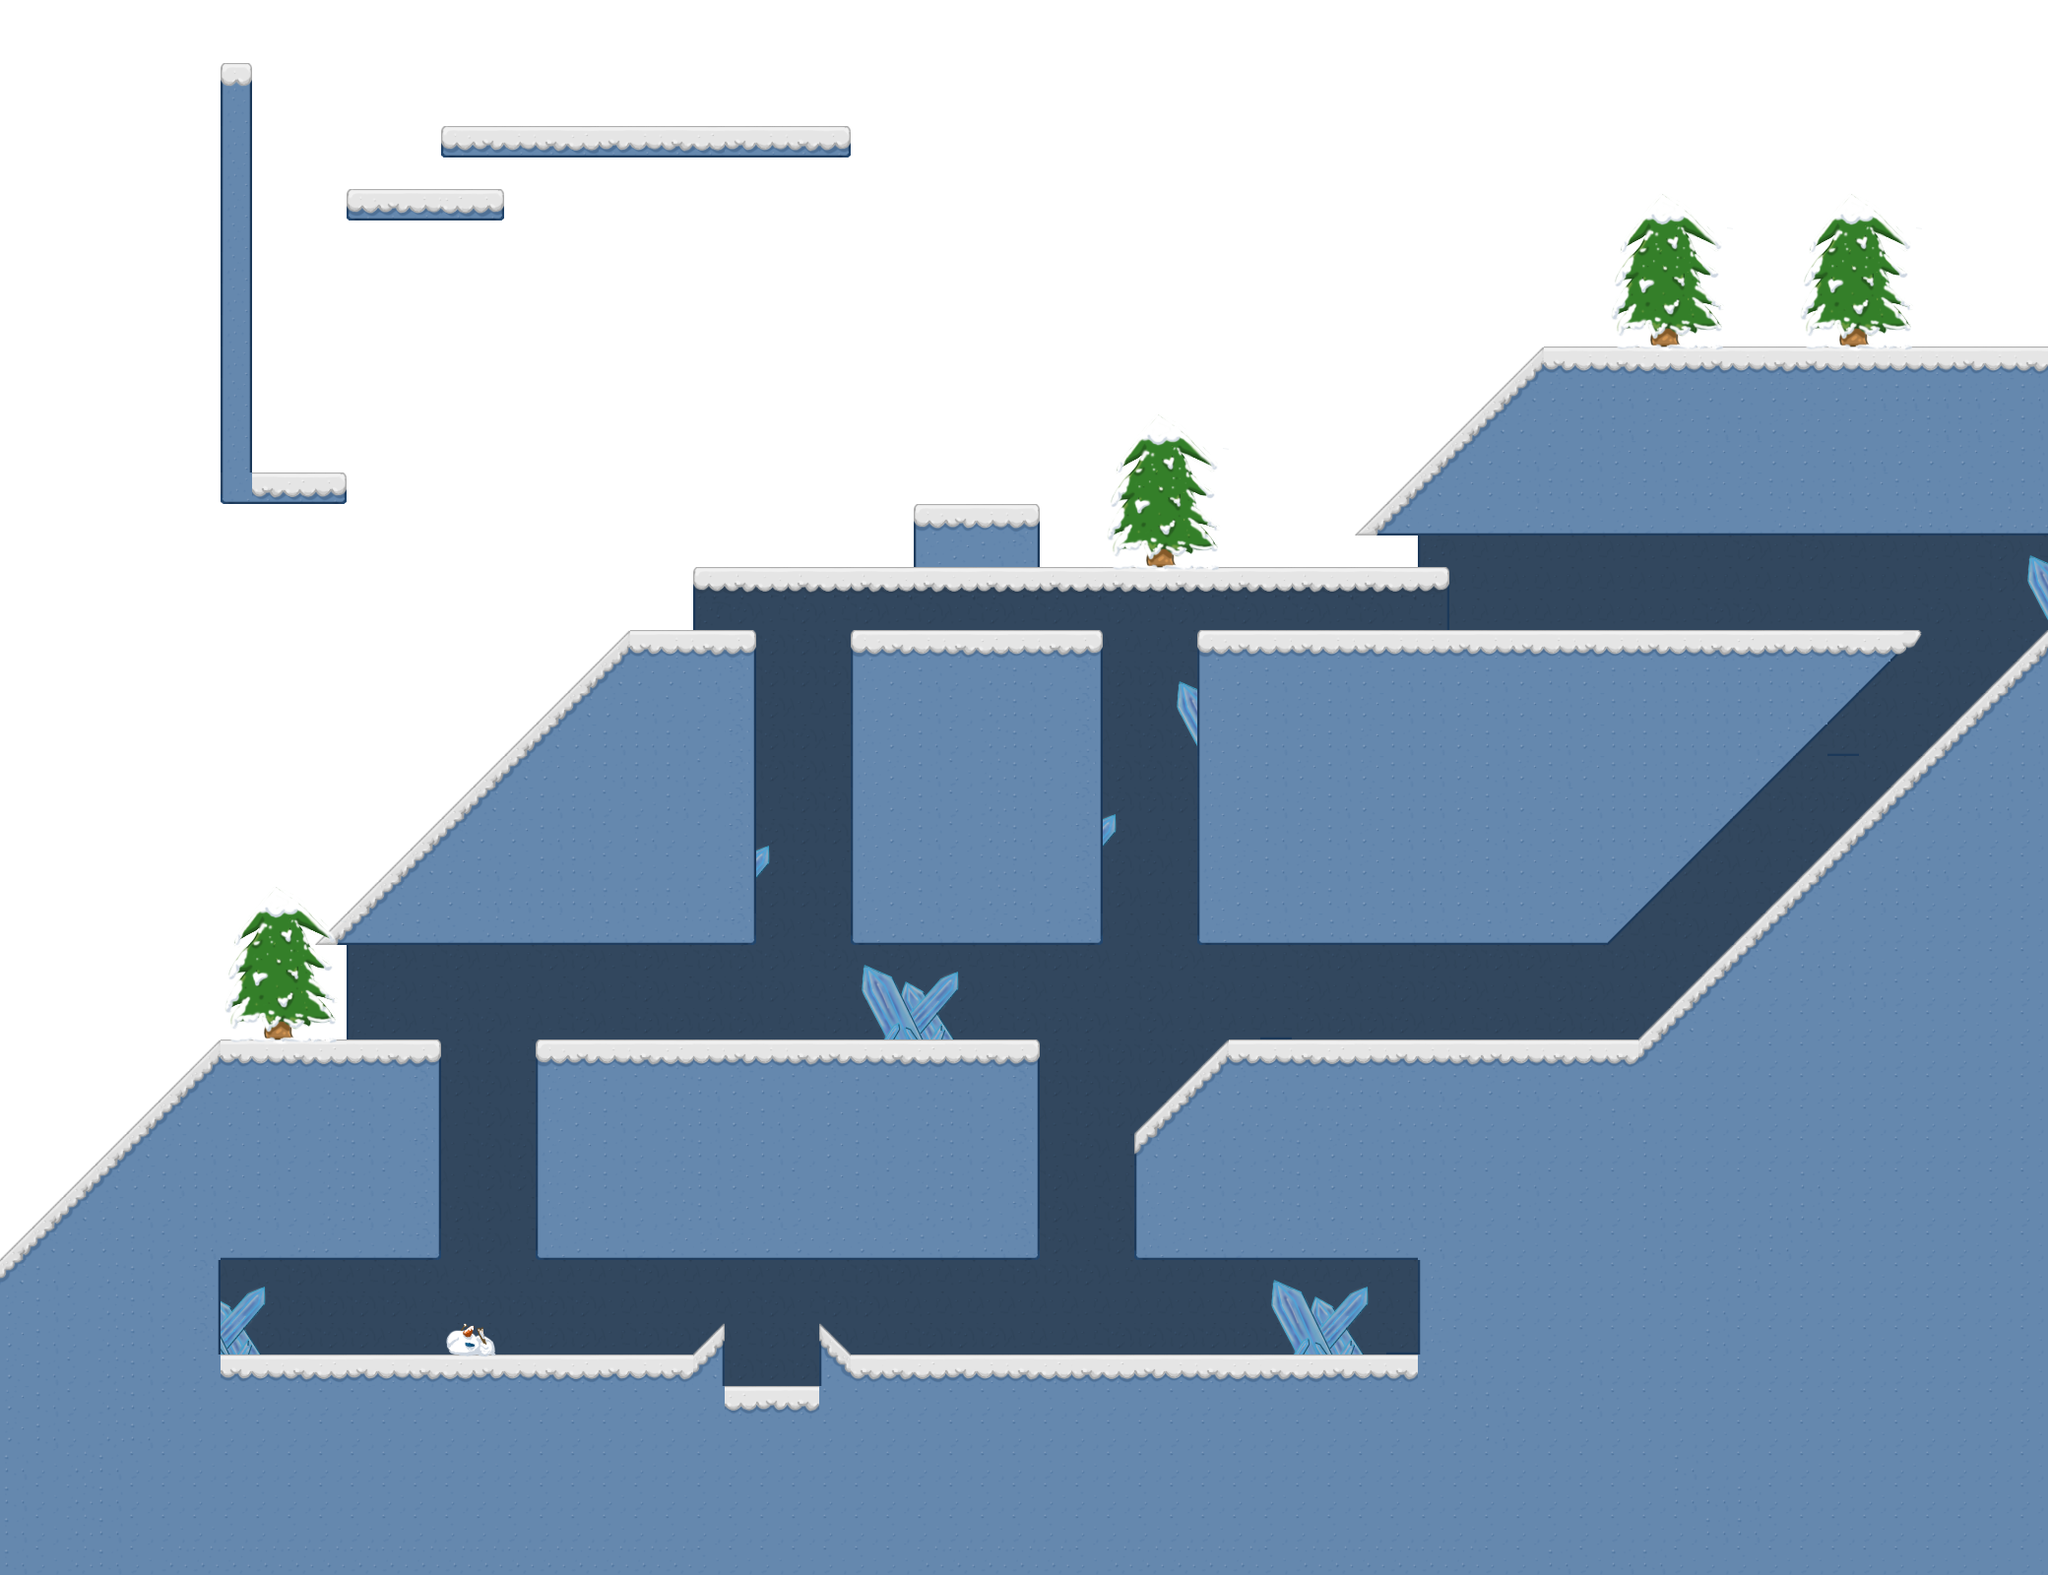

A 2D game scene composited from a Tiled map and its tileset images. What follows is a short description and the map's XML, with each tile layer's data collapsed to a summary:
An orthogonal 65x50 tile map with 32x32 px tiles, 3 tile layers (background, ground, frontground), 2 tilesets and 9 objects (3x flairy, 2x goal, earm, true, 1.7, ...).

<map version="1.0" orientation="orthogonal" width="65" height="50" tilewidth="32" tileheight="32" backgroundcolor="#ffffff">
 <properties>
  <property name="FLY" value="2" />
  <property name="JUMP" value="7" />
  <property name="STOP" value="2" />
 </properties>
 <tileset firstgid="1" name="tiles" tilewidth="32" tileheight="32">
  <image source="tiles.png" width="320" height="320" />
  <tile id="0">
   <properties>
    <property name="type" value="TOPL" />
   </properties>
  </tile>
  <tile id="1">
   <properties>
    <property name="type" value="TOP" />
   </properties>
  </tile>
  <tile id="2">
   <properties>
    <property name="type" value="TOP" />
   </properties>
  </tile>
  <tile id="3">
   <properties>
    <property name="type" value="TOP" />
   </properties>
  </tile>
  <tile id="4">
   <properties>
    <property name="type" value="TOP" />
   </properties>
  </tile>
  <tile id="5">
   <properties>
    <property name="type" value="TOPR" />
   </properties>
  </tile>
  <tile id="6">
   <properties>
    <property name="type" value="TOP" />
   </properties>
  </tile>
  <tile id="7">
   <properties>
    <property name="type" value="TOP" />
   </properties>
  </tile>
  <tile id="8">
   <properties>
    <property name="type" value="TOP" />
   </properties>
  </tile>
  <tile id="9">
   <properties>
    <property name="type" value="TOP" />
   </properties>
  </tile>
  <tile id="10">
   <properties>
    <property name="type" value="LEFT" />
   </properties>
  </tile>
  <tile id="15">
   <properties>
    <property name="type" value="RIGHT" />
   </properties>
  </tile>
  <tile id="20">
   <properties>
    <property name="type" value="DGL1" />
   </properties>
  </tile>
  <tile id="21">
   <properties>
    <property name="type" value="NB" />
   </properties>
  </tile>
  <tile id="22">
   <properties>
    <property name="type" value="NB" />
   </properties>
  </tile>
  <tile id="23">
   <properties>
    <property name="type" value="DGR1" />
   </properties>
  </tile>
  <tile id="31">
   <properties>
    <property name="type" value="DGL1" />
   </properties>
  </tile>
  <tile id="32">
   <properties>
    <property name="type" value="DGR1" />
   </properties>
  </tile>
  <tile id="35">
   <properties>
    <property name="type" value="DGR1" />
   </properties>
  </tile>
  <tile id="36">
   <properties>
    <property name="type" value="NB" />
   </properties>
  </tile>
  <tile id="38">
   <properties>
    <property name="type" value="NB" />
   </properties>
  </tile>
  <tile id="39">
   <properties>
    <property name="type" value="NB" />
   </properties>
  </tile>
  <tile id="40">
   <properties>
    <property name="type" value="BDGL1" />
   </properties>
  </tile>
  <tile id="41">
   <properties>
    <property name="type" value="NB" />
   </properties>
  </tile>
  <tile id="42">
   <properties>
    <property name="type" value="NB" />
   </properties>
  </tile>
  <tile id="43">
   <properties>
    <property name="type" value="BDGR1" />
   </properties>
  </tile>
  <tile id="44">
   <properties>
    <property name="type" value="DGR1" />
   </properties>
  </tile>
  <tile id="46">
   <properties>
    <property name="type" value="DGR1" />
   </properties>
  </tile>
  <tile id="47">
   <properties>
    <property name="type" value="DGL1" />
   </properties>
  </tile>
  <tile id="48">
   <properties>
    <property name="type" value="TOPRL" />
   </properties>
  </tile>
  <tile id="49">
   <properties>
    <property name="type" value="TOPRL" />
   </properties>
  </tile>
  <tile id="50">
   <properties>
    <property name="type" value="LEFT" />
   </properties>
  </tile>
  <tile id="51">
   <properties>
    <property name="type" value="DGL1" />
   </properties>
  </tile>
  <tile id="52">
   <properties>
    <property name="type" value="DGR1" />
   </properties>
  </tile>
  <tile id="53">
   <properties>
    <property name="type" value="RIGHT" />
   </properties>
  </tile>
  <tile id="54">
   <properties>
    <property name="type" value="DGL1" />
   </properties>
  </tile>
  <tile id="55">
   <properties>
    <property name="type" value="BDGR1" />
   </properties>
  </tile>
  <tile id="58">
   <properties>
    <property name="type" value="RL" />
   </properties>
  </tile>
  <tile id="61">
   <properties>
    <property name="type" value="RIGHT" />
   </properties>
  </tile>
  <tile id="62">
   <properties>
    <property name="type" value="LEFT" />
   </properties>
  </tile>
  <tile id="63">
   <properties>
    <property name="type" value="BDGL1" />
   </properties>
  </tile>
  <tile id="65">
   <properties>
    <property name="type" value="DGL1" />
   </properties>
  </tile>
  <tile id="68">
   <properties>
    <property name="type" value="RL" />
   </properties>
  </tile>
  <tile id="70">
   <properties>
    <property name="type" value="LEFT" />
   </properties>
  </tile>
  <tile id="75">
   <properties>
    <property name="type" value="RIGHT" />
   </properties>
  </tile>
  <tile id="80">
   <properties>
    <property name="type" value="TOP" />
   </properties>
  </tile>
  <tile id="81">
   <properties>
    <property name="type" value="TOP" />
   </properties>
  </tile>
  <tile id="82">
   <properties>
    <property name="type" value="TOP" />
   </properties>
  </tile>
  <tile id="83">
   <properties>
    <property name="type" value="TOP" />
   </properties>
  </tile>
  <tile id="84">
   <properties>
    <property name="type" value="TOP" />
   </properties>
  </tile>
  <tile id="85">
   <properties>
    <property name="type" value="TOP" />
   </properties>
  </tile>
  <tile id="87">
   <properties>
    <property name="type" value="TOP" />
   </properties>
  </tile>
  <tile id="88">
   <properties>
    <property name="type" value="TOP" />
   </properties>
  </tile>
  <tile id="96">
   <properties>
    <property name="type" value="LEFT" />
   </properties>
  </tile>
  <tile id="99">
   <properties>
    <property name="type" value="RIGHT" />
   </properties>
  </tile>
 </tileset>
 <tileset firstgid="101" name="props" tilewidth="32" tileheight="32">
  <image source="props.png" width="320" height="320" />
 </tileset>
 <layer name="background" width="65" height="50">
  <data>[3250 cells, 961 non-empty, 4 distinct tile ids]</data>
 </layer>
 <layer name="ground" width="65" height="50">
  <data>[3250 cells, 1612 non-empty, 49 distinct tile ids]</data>
 </layer>
 <layer name="frontground" width="65" height="50">
  <data>[3250 cells, 150 non-empty, 43 distinct tile ids]</data>
 </layer>
 <objectgroup name="avatars" width="65" height="50">
  <object name="earm" gid="25" x="20" y="1210" />
  <object name="soldier" type="true" gid="35" x="765" y="1365" />
  <object name="flairy" gid="37" x="284" y="1350" />
  <object name="flairy" gid="37" x="775" y="119" />
  <object name="flairy" gid="37" x="1359" y="1359" />
  <object name="canon_snow" type="1.7" x="1063" y="1336" width="61" height="32" />
  <object name="canon_snow" type="2" x="271" y="435" width="61" height="32" />
  <object name="goal" gid="26" x="1932" y="320" />
  <object name="goal" gid="26" x="1932" y="320" />
 </objectgroup>
</map>